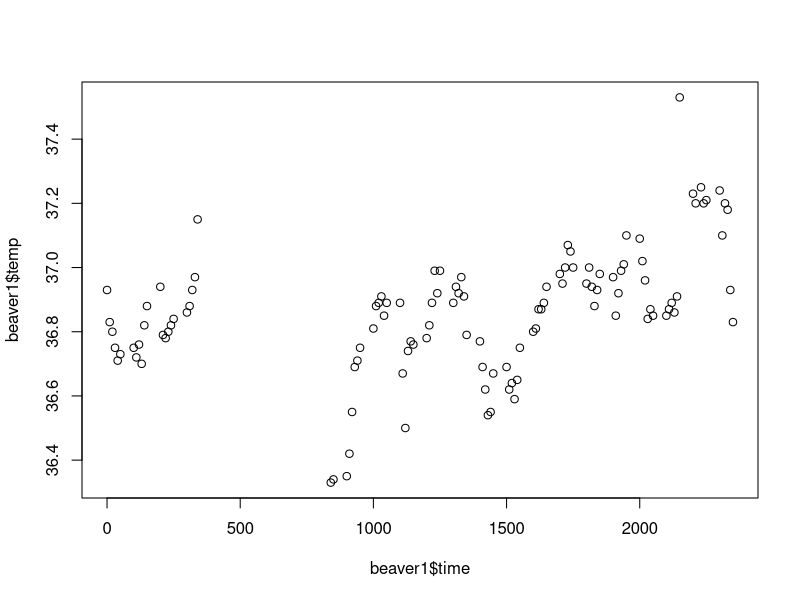
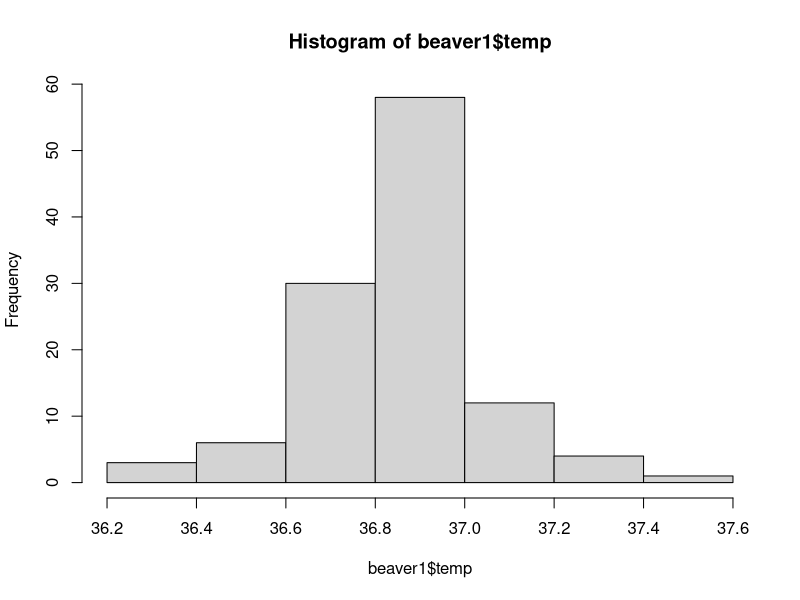
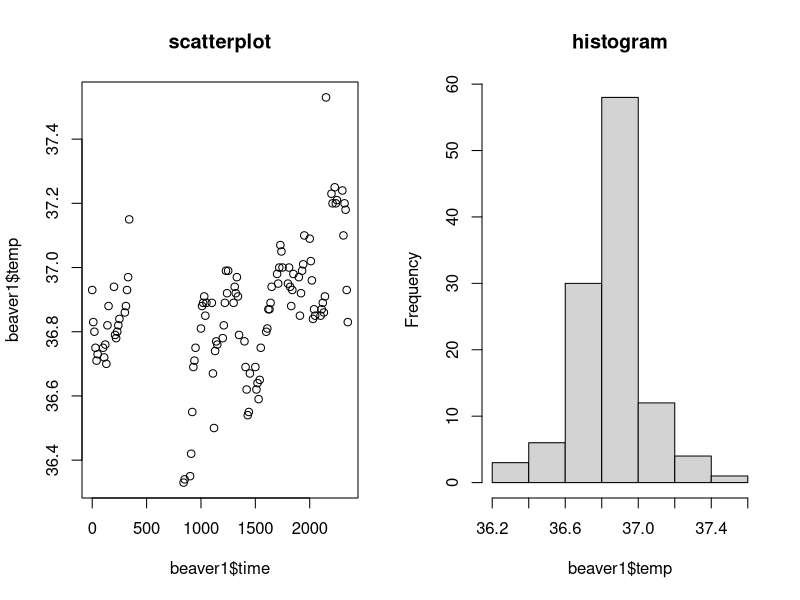
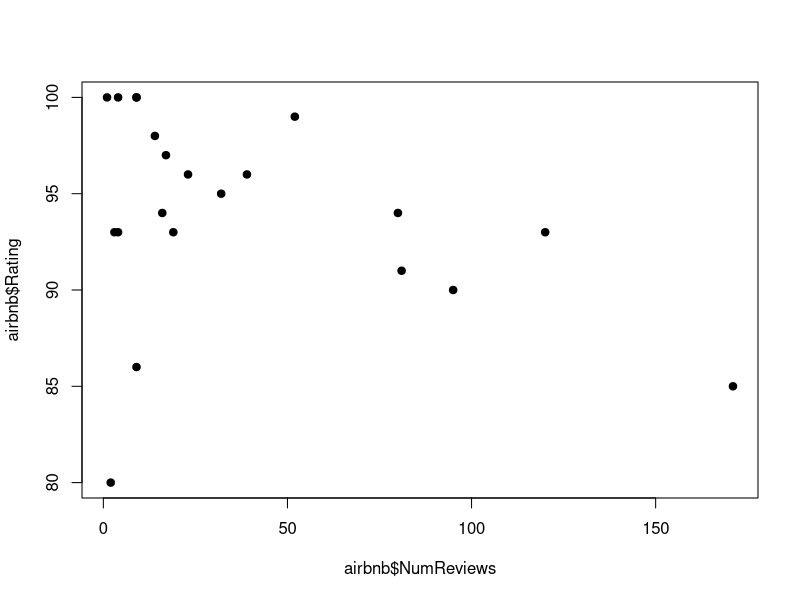
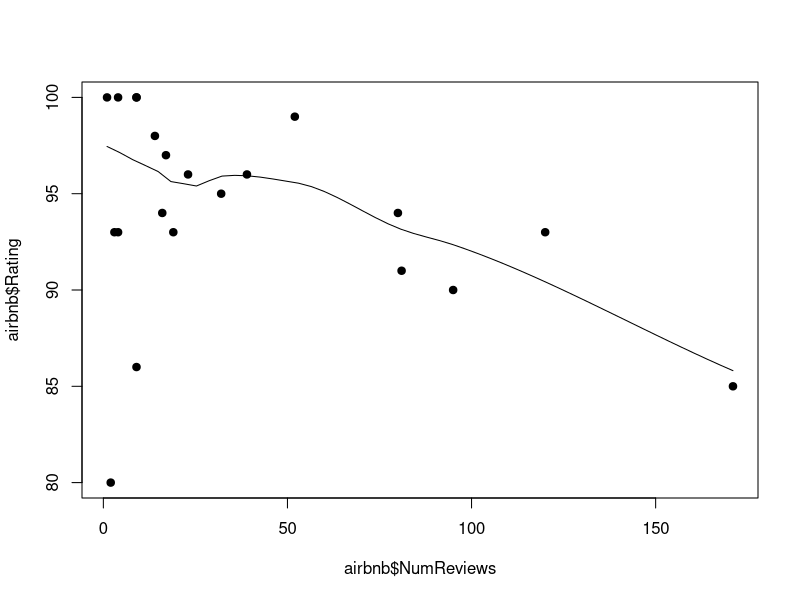

Recreate these plots in R, in order.
# Beginning R
# 9/21/18
# NCSU Libraries 
# Purpose: Exercise file to complete during the Beginning R workshop

# Section 1: Beginning Data Exploration Tasks

# 1. There are some data sets already loaded in R. Let's look at mtcars.
mtcars

# 2. See the first six rows of the data with head().
head(mtcars) # note: tail(mtcars) will give you the last six rows.

# 3. To see more datasets built into R, run data():
data()

## Let's do some data exploration tasks using the dataset mtcars. 
# 4. Get the dimensions of a dataset using dim().
dim(mtcars)

# 5. Get a quick statistical summary of a dataset using summary().
summary(mtcars)

# 6. Figure out what the variables are in a dataset using names()
names(mtcars)

# 7. Access one variable from a dataset using the $ to separate 
# the dataset name and the variable.
mtcars$mpg

# 8. Take the mean of one variable from a dataset using mean()
mean(mtcars$mpg)

# 9. Display the structure of mtcars using str()
# This is useful for seeing the data types of each variable.
str(mtcars)

# 10. See what type of R object mtcars is using class().
class(mtcars)

# 11. See what type of R object a variable is. 
class(mtcars$mpg)

# Note that mtcars is a data.frame object in R. Data frames are lists 
# of vectors of equal length. You can think of this as a spreadsheet-like
# tabular data structure. Many of the datasets that are built into R 
# are data frames. 

# 12. Practice. Find the dimensions of the dataset trees using dim().


# 13. Practice. Get a quick statistical summary of the dataset trees using summary(). 


# 14. Practice. Print the values of the Height variable in the dataset trees using $.


# 15. Practice. Use str() to find out the structure of trees.


# 16. Practice. Find the mean of the variable Girth in the trees dataset. 


# Section 2. Dataset modification: Adding/removing variables, subsetting, ordering

# 17. Let's create a new variable to add to the trees dataset: ghRatio
# This variable will be the ratio of Girth to Height.

trees["ghRatio"] = trees$Girth/trees$Height

trees  # run this to check that the new variable was added

# 18. Let's remove the variable Volume.

trees$Volume = NULL

trees 

# 19. Let's create a data subset called 'bigTrees' of trees with Girth > 15.0

bigTrees <- subset(trees, Girth > 15.0)

bigTrees

# 20. Let's sort the bigTrees dataset by Girth in ascending order (smallest to largest).

bigTrees <- bigTrees[order(bigTrees$Girth),] 

# 21. Now sort by Girth in descending order (largest to smallest).
# Use the - sign to make it descending order.

bigTrees <- bigTrees[order(-bigTrees$Girth),] 

# 22. Practice. Let's look at the dataset beaver1. This dataset measures a beaver's
# body temperature data. For more info: https://stat.ethz.ch/R-manual/R-devel/library/datasets/html/beavers.html


# 23. Practice. Create a data subset called activeBeaver, where activ == 1. 
# Note: == is an R logical operator. For more info, see: https://www.statmethods.net/management/operators.html

activeBeaver <- 
  
# 24. Practice. Find the mean of the temp variable in activeBeaver. Store the value in a variable meanTemp.

meanTemp <- 

# 25. Practice. Create a new variable in activeBeaver, diffMean, that calculates how far 
# the temp variable is from the mean. Use this formula: activeBeaver$temp - meanTemp


# 26. Practice. Remove the variable day from the activeBeaver dataset. 



# Section 3. Quick graphing using plot() functions 

# 27. Let's use the beaver1 dataset. 
# Make a scatter plot using plot() with x=time and y=temp
plot(beaver1$time,beaver1$temp)

# 28. Make a histogram of the temp variable.
hist(beaver1$temp)

# 29. Put the two plots side by side.
par(mfrow=c(1,2)) #this creates one plot with 2 panels
plot(beaver1$time, beaver1$temp, main="scatterplot")
hist(beaver1$temp, main="histogram")

par(mfrow=c(1,1)) # reset back to single plot layout

# 30. Practice. Using the mtcars dataset, make a scatterplot
# of the variables mpg and hp. 


# 31. Practice. Using the mtcars dataset, make a histogram of mpg.



# 32. Practice. Place the scatterplot and histogram side by side.



# Section 4. Loading in an external R package and Excel file. 

# 33. We have been using built-in functions in R. What other built-in functions are there?
builtins()

# 34. look up the documentation for a function using ?
?attributes

# 35. Let's install an R package which has more functions we can use. 
# R packages are external libraries of functions that extend the capability of R. 

install.packages("readxl")

# 36. Load the package readxl into the current R session. 
library(readxl)

# Now we're going to read in the excel file.
# 37. First, find out what R thinks your working directory is.
getwd()

# 38. Next, set your working directory to the folder where your dataset is.
# In the Files tab, make sure you are in the folder where your dataset is. If you aren't,
# navigate to that folder by clicking the ... button.
# Once in the folder, click More > Set as Working Directory.

# 39. Check your wd again. You should now be in the correct folder.
getwd()

# 40. Read in the file.
airbnb <- read_excel("airbnb.xlsx")

airbnb


# Section 5. Data Exporting

# 41. Create a subset of airbnb where Room Type equals Entire home/apt. 
airbnb_entire <- subset(airbnb, `Room Type` == "Entire home/apt") 

airbnb_entire

# 42. Export this data subset to a CSV file. Make sure your working directory is set to the folder
# where you want the data to be saved OR you have put in the full file path.

write.csv(airbnb_entire, file="airbnb_entire_homes.csv")

# 43. Practice. Create a subset of airbnb where Rating > 95. Then export the file as 
# "airbnb_highest_ratings.csv". 



# Section 6. Correlation and Building a Linear Model 

# 44. Is there a relationship between number of reviews and the rating?
# Create a scatter plot with filled dots.
plot(airbnb$NumReviews, airbnb$Rating, pch=19)

# 45. Fit the scatter plot with a LOESS curve.
scatter.smooth(airbnb$NumReviews, airbnb$Rating, pch=19)  # scatterplot

# 46. Calculate the correlation between NumReviews (x) and Rating (y)
cor(airbnb$NumReviews, airbnb$Rating)

# 47. Build a linear model. Build a linear model. lm(Response ~ Terms, dataset)
linearMod <- lm(Rating ~ NumReviews, data=airbnb)

# 48. See the model summary. Evaluate p-value for significance.
summary(linearMod)

# 49. Practice. Calculate the correlation between Beds (x) and Price (y).


# 50. Practice. Build a linear model using the Price (response) and Beds (term) variables. Name it linearBP.


# 51. Practice. See the model summary. Is there a significant relationship between these variables?




# Workshop Evaluation
# Please visit https://go.ncsu.edu/libeval to evaluate this workshop before you leave! THANK YOU!

# Resources
# For more help with base R, please see the Base R Cheat Sheet: https://www.rstudio.com/wp-content/uploads/2016/05/base-r.pdf
# For cheatsheats on other popular R packages, visit https://www.rstudio.com/resources/cheatsheets/
# For a free intro to R online course, visit https://www.datacamp.com

# Future workshops
# Please see https://go.ncsu.edu/workshops to see upcoming workshops at NCSU Libraries